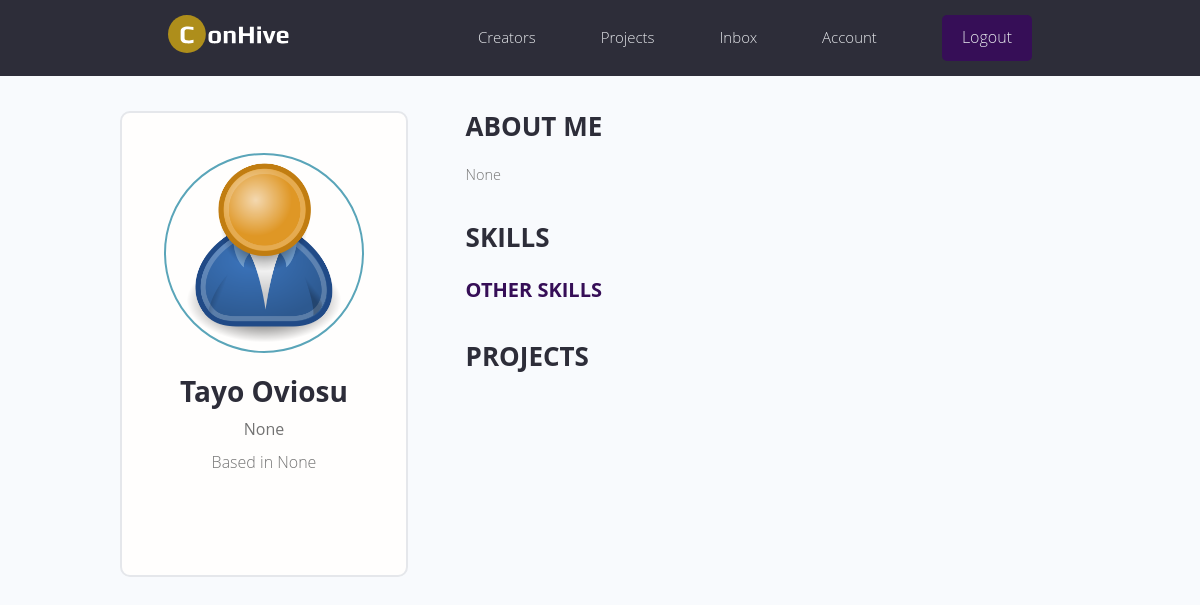
Page /profile/ba4e69519e4b475ba4421617e9e077cd/ (signed in) on the committed database.
### users/models.py (models this page shows, shortened)
class Profile(models.Model):
    user = models.OneToOneField(
        User, on_delete=models.CASCADE, null=True, blank=True)
    name = models.CharField(max_length=200, blank=True, null=True)
    email = models.EmailField(max_length=500, blank=True, null=True)
    username = models.CharField(max_length=200, blank=True, null=True)
    location = models.CharField(max_length=200, blank=True, null=True)
    short_intro = models.CharField(max_length=200, blank=True, null=True)
    bio = models.TextField(blank=True, null=True)
    profile_image = models.ImageField(
        null=True, blank=True, upload_to='profiles/', default="profiles/profile-user.png")
    social_twitter = models.CharField(max_length=200, blank=True, null=True)
    social_linkedin = models.CharField(max_length=200, blank=True, null=True)
    social_youtube = models.CharField(max_length=200, blank=True, null=True)
    social_website = models.CharField(max_length=200, blank=True, null=True)
    created = models.DateTimeField(auto_now_add=True)
    id = models.UUIDField(default=uuid.uuid4, unique=True,
                          primary_key=True, editable=False)
    class Meta:
        ordering = ['created']
    @property
    def imageURL(self):
        try:
            url = self.profile_image.url
        except:
            url = ''
        return url

### users/views.py (the view)
# urls.py: path('profile/<str:pk>/', views.userProfile, name="user-profile"),
def userProfile(request, pk):
    profile = Profile.objects.get(id=pk)
    topSkills = profile.skill_set.exclude(description__exact="")
    otherSkills = profile.skill_set.filter(description="")
    context = {'profile': profile, 'topSkills': topSkills,
               "otherSkills": otherSkills}
    return render(request, 'users/user-profile.html', context)

### users/templates/users/user-profile.html (shortened to what this page needs)
{% extends 'main.html' %}
{% block content %}
<main class="profile my-md">
    <div class="container">
        <div class="layout">
            <div class="column column--1of3">
                <div class="card text-center">
                    <div class="card__body dev">
                        <img class="avatar avatar--xl" src="{{ profile.imageURL }}" />
                        <h2 class="dev__name">{{profile.name}}</h2>
                        <p class="dev__title">{{profile.short_intro}}</p>
                        <p class="dev__location">Based in {{profile.location}}</p>
                    </div>
                </div>
            </div>
            <div class="column column--2of3">
                <div class="devInfo">
                    <h3 class="devInfo__title">About Me</h3>
                    <p class="devInfo__about">{{profile.bio}}</p>
                </div>
                <div class="devInfo">
                    <h3 class="devInfo__title">Skills</h3>
                    <div class="devInfo__skills">
                        <h3 class="devInfo__subtitle">Other Skills</h3>
                    </div>
                </div>
                <div class="devInfo">
                    <h3 class="devInfo__title">Projects</h3>
                </div>
            </div>
        </div>
    </div>
</main>
{% endblock content %}

### static/styles/app.css (style rules this page uses)
:root { --color-sub: #2d2d39; }
.card { border: 2px solid var(--color-light); }
img { width: 100%; }
.profile .card > .dev { padding: 4rem; }
.dev__name { color: var(--color-sub); font-size: 2.8rem; font-weight: 700; margin-top: 1rem; margin-bottom: 0.5rem; }
.dev__title { font-size: 1.6rem; font-weight: 500; line-height: 1.3; }
.dev__location { margin-top: 1rem; }
.devInfo { margin-bottom: 3rem; }
.devInfo__title, .devInfo__subtitle { font-size: 2.6rem; color: var(--color-sub); text-transform: uppercase; font-weight: 700; margin-bottom: 1.5rem; }
.devInfo__subtitle { font-size: 2rem; color: var(--color-sub-light); }
.devInfo__about, .devSkill__info { font-size: 1.45rem; line-height: 1.7; text-align: justify; }

### static/uikit/styles/modules/_variables.css (style rules this page uses)
:root { --color-main: #5aa5b9; --color-main-light: #e6faff; --color-sub: #560E2C; --color-sub-light: #360E57; --color-sub-lighter: #F7CDDE; --color-text: #737373; --color-gray: #8b8b8b; --color-light: #e5e7eb; --color-light-gray: #767676; --color-bg: #f8fafd; --color-white: #fffefd; --color-white-light: #f3f3f3; --color-success: #359e64; --color-success-bg: #def8e8; --color-error: #fc4b0b; --color-error-bg: #fff2ee; --font-base: 'Open Sans', arial, helvetica, 'Segoe UI', roboto, ubuntu, sans-serif; --font-monospace: 'Fira Code', 'Courier New', courier, monospace; --font-regular: 300; --font-medium: 500; --font-bold: 700; --generic-shadow: 1px 1px 5px #00000010; --generic-transition: all 0.3s ease-in-out; }

### static/uikit/styles/modules/_base.css (style rules this page uses)
* { margin: 0; padding: 0; box-sizing: border-box; text-rendering: optimizeLegibility; color: inherit; font-size: inherit; }
html { font-size: 50%; }
@media only screen and (min-width: 480px) { html { font-size: 56.25%; } }
@media only screen and (min-width: 1200px) { html { font-size: 62.5%; } }
body { line-height: 1.6; font-weight: 400; font-size: 1.5rem; color: var(--color-text); background-color: var(--color-bg); min-height: 100vh; }

### static/uikit/styles/modules/_typography.css (style rules this page uses)
* { font-family: var(--font-base); }
h2 { font-size: 3.6rem; font-weight: var(--font-bold); }
h3 { font-size: 3.2rem; font-weight: var(--font-medium); }
p, span, strong { font-size: 1.6rem; color: var(--color-text); font-weight: var(--font-regular); }

### static/uikit/styles/modules/_utilities.css (style rules this page uses)
.container { width: 92%; max-width: 165rem; margin: 0 auto; box-sizing: border-box; }
@media screen and (min-width: 1000px) { .container { width: 90%; } }
@media screen and (min-width: 1200px) { .container { width: 80%; } }
.text-center { text-align: center; }
.my-md { margin: 3rem auto; }

### static/uikit/styles/modules/_avatar.css (style rules this page uses)
.avatar { border-radius: 50%; border: 2px solid var(--color-main); object-fit: cover; }
.avatar--xl { height: 20rem; width: 20rem; }

### static/uikit/styles/modules/_card.css (style rules this page uses)
.card { border-radius: 1rem; background-color: var(--color-white); border: 1.5px solid var(--color-light); width: auto; height: auto; margin-top: 0.5rem; margin-bottom: 0.5rem; overflow: hidden; }
.card__body, .card__header { padding: 2rem 2.5rem; }

### static/uikit/styles/modules/_layout.css (style rules this page uses)
.layout { display: flex; flex-flow: row wrap; justify-content: space-between; }
.layout > .column { margin-bottom: 3rem; }
.layout > .column.column--1of3 { flex-basis: 30%; }
.layout > .column.column--2of3 { flex-basis: 64%; }

### rows in the picture
Profile: imageURL (placeholder picture), name "Tayo Oviosu", short_intro "None", location "None", bio "None"
